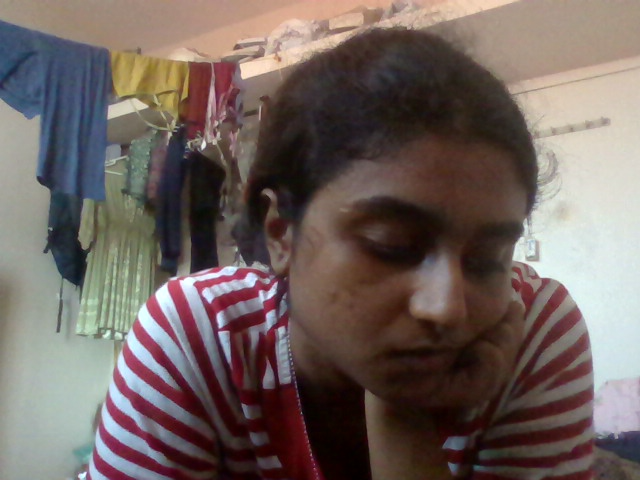
#> input picture debug_face_crop.png, 640 x 480 px, given in place of the camera
$ python face_detection.py
#> lines starting #> are read from the running program, lines starting #| are printed output that depends on the picture
#> further down, frame is the input picture: shape (480, 640, 3); mean B, G, R 94.3, 98.7, 112.1
"""
face_detection.py
------------------
Fast face bounding-box detector used to crop frames before they are
handed to DeepFace (emotion) and MediaPipe FaceMesh (gaze).

Using a Haar cascade here (bundled with opencv-python) is deliberate:
it's cheap, so it can run every frame without slowing down the
capture loop. DeepFace / MediaPipe do their own, more accurate,
face localization internally anyway - this module just avoids wasting
time running heavy models on frames with no face at all.

FIX (this version): Haar cascades are notoriously sensitive to
lighting and face size. Two changes to reduce false "no face
detected" misses:
  1. Histogram equalization on the grayscale frame before detection --
     evens out under/over-exposed lighting, which was likely
     contributing to the skipped trials.
  2. Smaller minSize + slightly relaxed minNeighbors -- accepts
     smaller/farther faces and is a bit less strict about confirming
     detections, trading a small amount of false-positive risk for
     far fewer missed real faces (the participant is the only person
     in frame, so stray false positives are low-risk here).
---------------------------------------------------------------
"""
import cv2

_CASCADE_PATH = cv2.data.haarcascades + "haarcascade_frontalface_default.xml"
_face_cascade = cv2.CascadeClassifier(_CASCADE_PATH)


def detect_face(frame_bgr):
    """
    Returns the largest detected face as (x, y, w, h), or None if no
    face is found in the frame.
    """
    gray = cv2.cvtColor(frame_bgr, cv2.COLOR_BGR2GRAY)
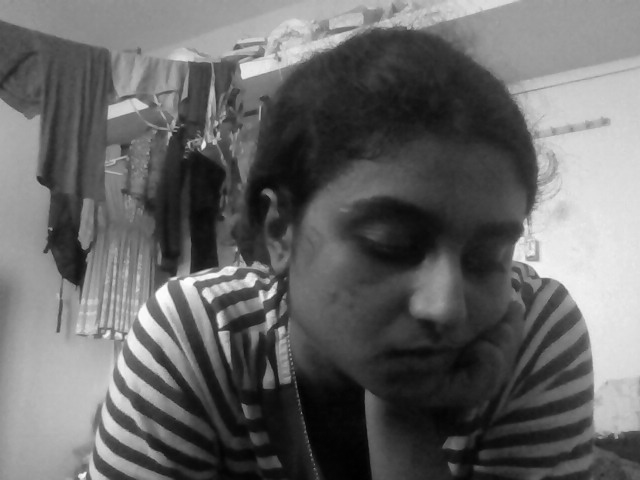
#> gray: shape (480, 640); min 1, max 255, mean 102.2
    gray = cv2.equalizeHist(gray)  # normalize lighting/contrast
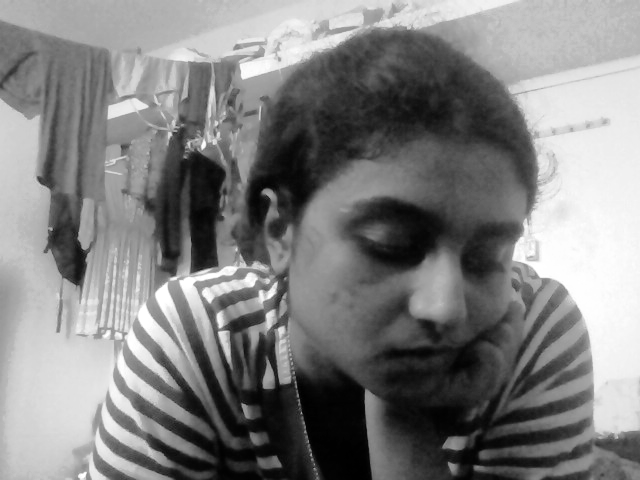
#> gray: shape (480, 640); min 0, max 255, mean 128.1

    faces = _face_cascade.detectMultiScale(
        gray, scaleFactor=1.1, minNeighbors=4, minSize=(60, 60)
    )
#> faces = [[290, 136, 295, 295]]
    if len(faces) == 0:
        return None
    # pick the largest face (closest to camera / most likely the participant)
    faces = sorted(faces, key=lambda f: f[2] * f[3], reverse=True)
    return tuple(faces[0])  # (x, y, w, h)


def crop_face(frame_bgr, box, margin=0.2):
    """Crop the frame to the face box with a small margin, for DeepFace."""
    if box is None:
        return frame_bgr
    x, y, w, h = box
    mx, my = int(w * margin), int(h * margin)
    x0, y0 = max(0, x - mx), max(0, y - my)
    x1, y1 = min(frame_bgr.shape[1], x + w + mx), min(frame_bgr.shape[0], y + h + my)
    return frame_bgr[y0:y1, x0:x1]


if __name__ == "__main__":
    # Quick manual test: python -m src.face_detection
    cap = cv2.VideoCapture(0)
    ok, frame = cap.read()
    cap.release()
    if ok:
        box = detect_face(frame)
#> box = (290, 136, 295, 295)
        print("Face box:", box)
#| Face box: (290, 136, 295, 295)
    else:
        print("Could not read from webcam.")
